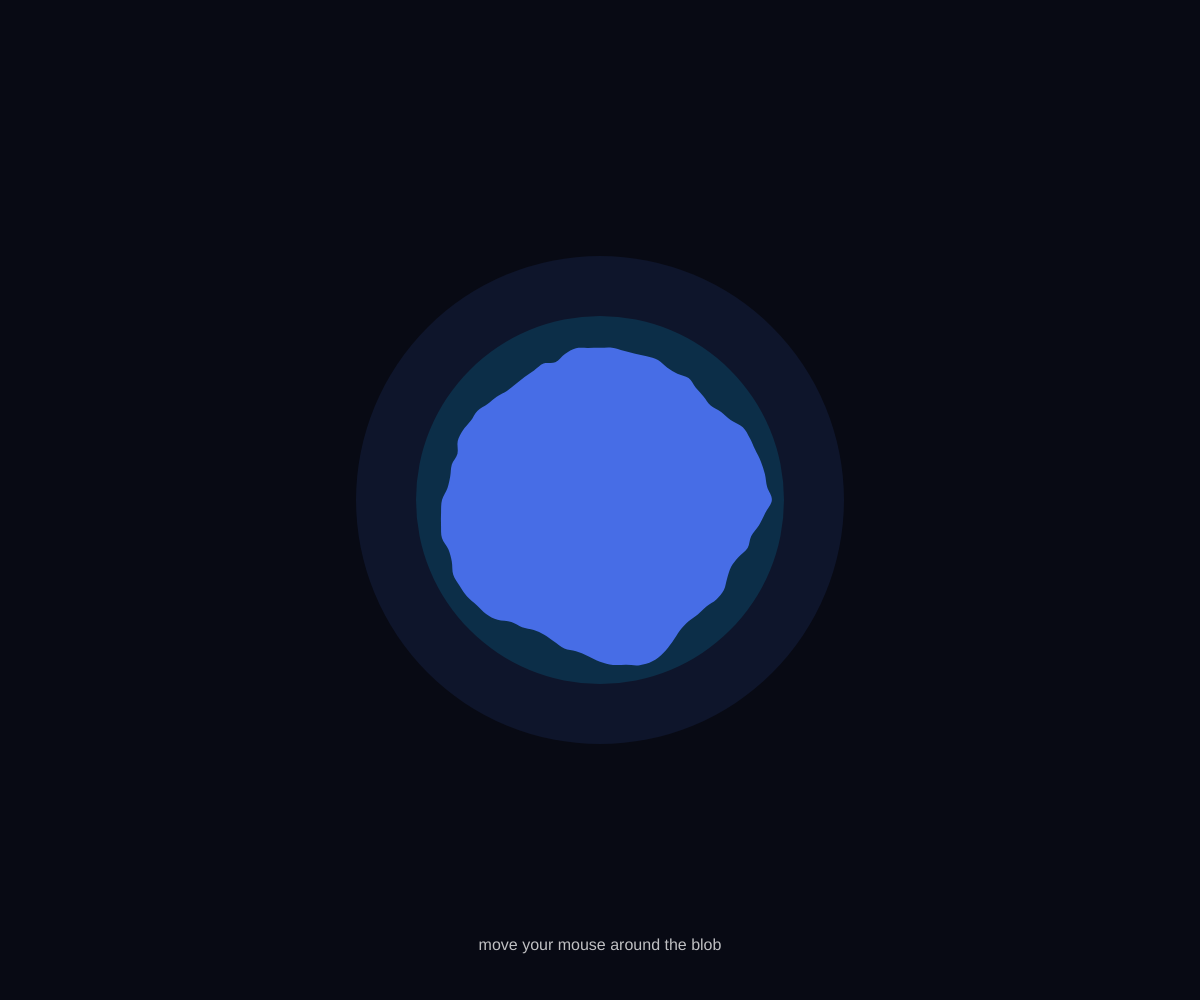
Frame 1 (no input)
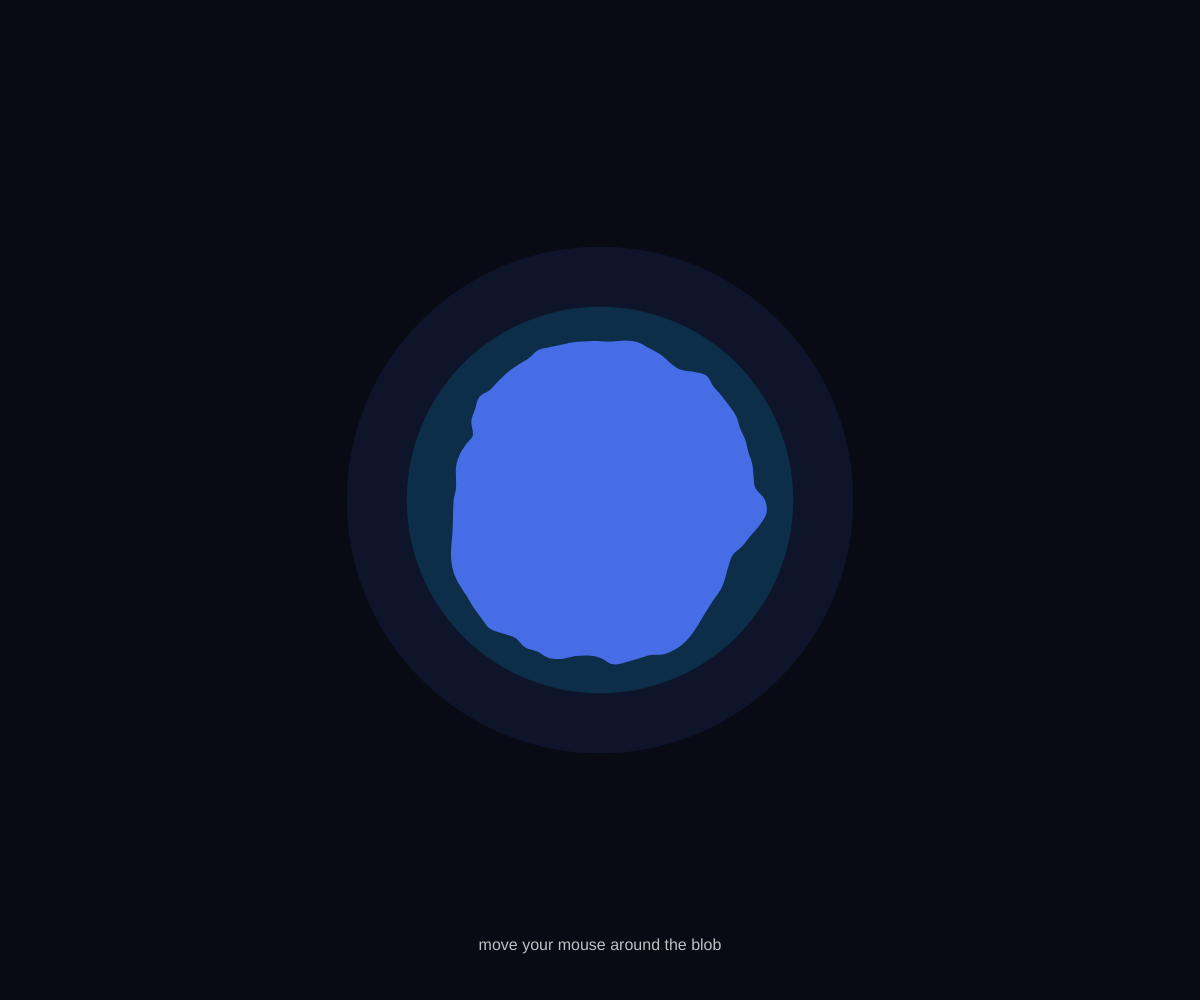
Frame 60 (no input)
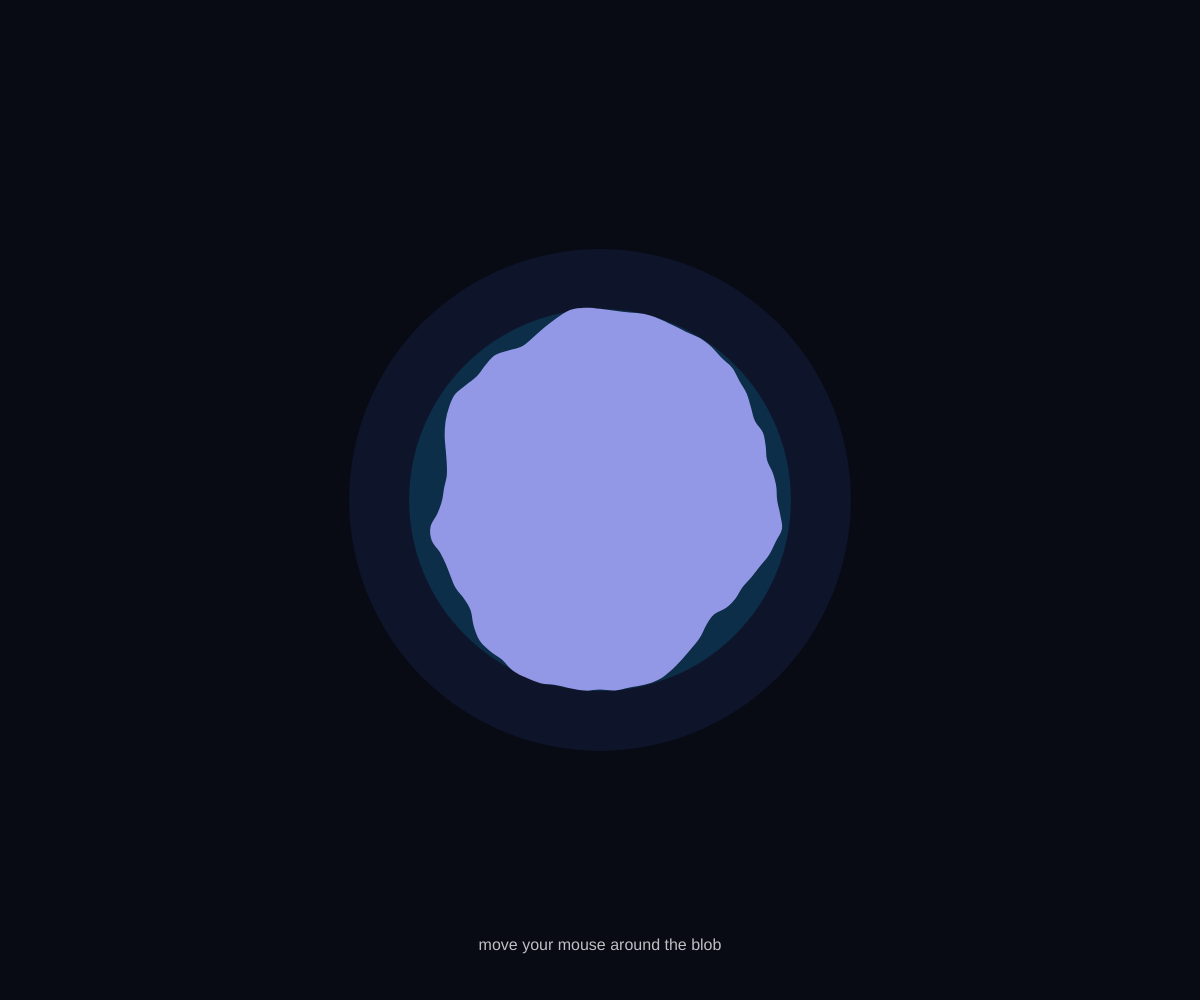
Frame 120 (the mouse pressed at the canvas centre since frame 60)

The p5.js sketch that drew these frames (run headless with seeded random() and noise() and a simulated clock; from frame 60 on, the mouse is pressed at the canvas centre):

// p5.js sketch
// ── sketch.js
let blobPoints = 80;
let baseRadius = 160;
let time = 0;

function setup() {
  createCanvas(windowWidth, windowHeight);
  noStroke();
}

function draw() {
  background(8, 10, 20, 255);

  let centerX = width / 2;
  let centerY = height / 2;

  let mouseDistance = dist(mouseX, mouseY, centerX, centerY);
  let pullStrength = map(mouseDistance, 0, width / 2, 55, 0);
  pullStrength = constrain(pullStrength, 0, 55);

  let glowSize = baseRadius * 2.3 + sin(time * 2) * 20;

  fill(70, 120, 255, 25);
  ellipse(centerX, centerY, glowSize + 120);

  fill(0, 200, 255, 35);
  ellipse(centerX, centerY, glowSize);

  let colorR = map(mouseX, 0, width, 80, 255);
  let colorG = map(mouseY, 0, height, 120, 220);
  let colorB = 255;

  fill(colorR, colorG, colorB, 220);

  beginShape();

  for (let i = 0; i < blobPoints; i++) {
    let angle = map(i, 0, blobPoints, 0, TWO_PI);

    let noiseOffset = i * 0.12;
    let wave = map(noise(noiseOffset, time), 0, 1, -35, 35);

    let edgeX = centerX + cos(angle) * baseRadius;
    let edgeY = centerY + sin(angle) * baseRadius;

    let mouseEdgeDistance = dist(mouseX, mouseY, edgeX, edgeY);
    let mouseInfluence = map(mouseEdgeDistance, 0, 250, pullStrength, 0);
    mouseInfluence = constrain(mouseInfluence, 0, pullStrength);

    let radius = baseRadius + wave + mouseInfluence;

    let x = centerX + cos(angle) * radius;
    let y = centerY + sin(angle) * radius;

    curveVertex(x, y);
  }

  for (let i = 0; i < 3; i++) {
    let angle = map(i, 0, blobPoints, 0, TWO_PI);

    let noiseOffset = i * 0.12;
    let wave = map(noise(noiseOffset, time), 0, 1, -35, 35);

    let edgeX = centerX + cos(angle) * baseRadius;
    let edgeY = centerY + sin(angle) * baseRadius;

    let mouseEdgeDistance = dist(mouseX, mouseY, edgeX, edgeY);
    let mouseInfluence = map(mouseEdgeDistance, 0, 250, pullStrength, 0);
    mouseInfluence = constrain(mouseInfluence, 0, pullStrength);

    let radius = baseRadius + wave + mouseInfluence;

    let x = centerX + cos(angle) * radius;
    let y = centerY + sin(angle) * radius;

    curveVertex(x, y);
  }

  endShape();

  fill(255, 190);
  textAlign(CENTER);
  textSize(16);
  text("move your mouse around the blob", width / 2, height - 50);

  time += 0.01;
}

function windowResized() {
  resizeCanvas(windowWidth, windowHeight);
}
